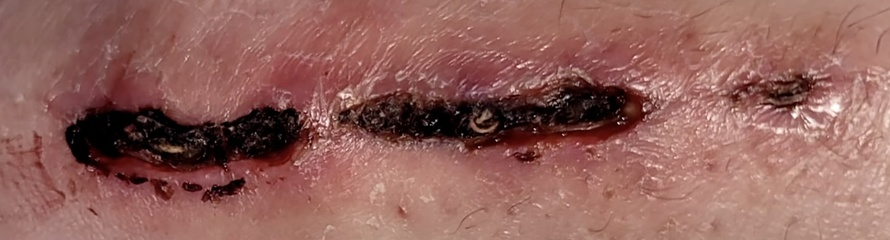
#> input picture ComputerVision/images/ankle2.jpg, 890 x 240 px, shrunk from 1742 x 470 before the run, found by its file name
$ python scratch_assay_area2.py
#> lines starting #> are read from the running program, lines starting #| are printed output that depends on the picture; after the words box and inside, x2 and y2 are one past the last pixel; in counts of white or black regions, pixels touching at a corner belong together
import cv2
import numpy as np
import math

def detect_calibration_circle(image):
    """
    Detecta o círculo de calibração preto na imagem.

    Args:
        image: Imagem onde detectar o círculo

    Returns:
        area_pixels: Área do círculo em pixels
        circle_info: Tupla (x, y, raio) do círculo detectado
    """
    # Converte para escala de cinza
    gray = cv2.cvtColor(image, cv2.COLOR_BGR2GRAY)

    # Cria máscara para pixels muito escuros (círculo preto)
    _, black_mask = cv2.threshold(gray, 30, 255, cv2.THRESH_BINARY_INV)

    # Encontra contornos
    contours, _ = cv2.findContours(black_mask, cv2.RETR_EXTERNAL, cv2.CHAIN_APPROX_SIMPLE)

    # Procura por contorno circular
    best_circle = None
    best_circularity = 0

    for contour in contours:
        area = cv2.contourArea(contour)
        if area < 100:  # Ignora contornos muito pequenos
            continue

        perimeter = cv2.arcLength(contour, True)
        if perimeter == 0:
            continue

        # Calcula circularidade (1.0 = círculo perfeito)
        circularity = 4 * math.pi * area / (perimeter * perimeter)

        # Verifica se é aproximadamente circular
        if circularity > 0.7 and circularity > best_circularity:
            best_circularity = circularity
            best_circle = contour

    if best_circle is not None:
        # Calcula centro e raio
        (x, y), radius = cv2.minEnclosingCircle(best_circle)
        area_pixels = cv2.contourArea(best_circle)

        print(f"Círculo de calibração detectado:")
        print(f"  Centro: ({int(x)}, {int(y)})")
        print(f"  Raio: {radius:.1f} pixels")
        print(f"  Área: {area_pixels:.0f} pixels")
        print(f"  Circularidade: {best_circularity:.2f}")

        return area_pixels, (int(x), int(y), int(radius))
    else:
        print("AVISO: Círculo de calibração não detectado!")
        return None, None

def calculate_scale_factor(circle_area_pixels, real_radius_cm):
    """
    Calcula o fator de escala baseado no círculo de referência.

    Args:
        circle_area_pixels: Área do círculo em pixels
        real_radius_cm: Raio real do círculo em cm

    Returns:
        scale_factor: Fator para converter pixels² em cm²
    """
    # Área real do círculo em cm²
    real_area_cm2 = math.pi * (real_radius_cm ** 2)

    # Fator de escala: cm²/pixel²
    scale_factor = real_area_cm2 / circle_area_pixels

    # Calcula também pixels por cm (útil para referência)
    pixels_per_cm = math.sqrt(circle_area_pixels / real_area_cm2)

    print(f"\nCálculo da escala:")
    print(f"  Área real do círculo: {real_area_cm2:.2f} cm²")
    print(f"  Área em pixels: {circle_area_pixels:.0f} pixels")
    print(f"  Fator de escala: 1 pixel² = {scale_factor:.6f} cm²")
    print(f"  Resolução: {pixels_per_cm:.1f} pixels/cm")

    return scale_factor

def calculate_wound_area_with_scale(segmented_img_path, target_color_hex="#2B0E0D",
                                   reference_radius_cm=2.7):
    """
    Calcula a área da ferida em pixels e cm² usando círculo de referência.

    Args:
        segmented_img_path: Caminho para a imagem segmentada
        target_color_hex: Cor alvo em formato hexadecimal
        reference_radius_cm: Raio real do círculo de referência em cm

    Returns:
        dict: Dicionário com todas as medições
    """
    # Carrega a imagem segmentada
    segmented_img = cv2.imread(segmented_img_path)

    # Detecta o círculo de calibração
    circle_area_pixels, circle_info = detect_calibration_circle(segmented_img)

    if circle_area_pixels is None:
        print("Erro: Não foi possível detectar o círculo de calibração!")
        print("Continuando sem conversão para cm²...")
        scale_factor = None
    else:
        scale_factor = calculate_scale_factor(circle_area_pixels, reference_radius_cm)

    # Converte cor hex para BGR
    hex_color = target_color_hex.lstrip('#')
    rgb = tuple(int(hex_color[i:i+2], 16) for i in (0, 2, 4))
    bgr_target = (rgb[2], rgb[1], rgb[0])

    # Obtém cores únicas na imagem
    pixels = segmented_img.reshape(-1, 3)
    unique_colors = np.unique(pixels, axis=0)

    #print(f"\nCores únicas encontradas na imagem segmentada:")
    for i, color in enumerate(unique_colors):
        rgb_color = (color[2], color[1], color[0])
        hex_found = '#{:02x}{:02x}{:02x}'.format(rgb_color[0], rgb_color[1], rgb_color[2])

    # Encontra a cor mais próxima da cor alvo
    distances = []
    for color in unique_colors:
        dist = np.linalg.norm(color - np.array(bgr_target))
        distances.append(dist)

    closest_idx = np.argmin(distances)
    closest_color = unique_colors[closest_idx]

    print(f"\nCor mais próxima de {target_color_hex}: BGR{tuple(closest_color)}")

    # Cria máscara para a cor mais próxima
    mask = cv2.inRange(segmented_img, closest_color, closest_color)

    # Remove o círculo de calibração da máscara se detectado
    if circle_info is not None:
        x, y, r = circle_info
        cv2.circle(mask, (x, y), r + 5, 0, -1)  # Remove círculo + margem

    # Calcula a área
    area_pixels = cv2.countNonZero(mask)

    # Calcula a porcentagem
    total_pixels = segmented_img.shape[0] * segmented_img.shape[1]
    percentage = (area_pixels / total_pixels) * 100

    # Calcula área em cm² se temos a escala
    area_cm2 = area_pixels * scale_factor if scale_factor else None

    return {
        'area_pixels': area_pixels,
        'area_cm2': area_cm2,
        'percentage': percentage,
        'mask': mask,
        'scale_factor': scale_factor,
        'circle_info': circle_info
    }

def visualize_results_with_scale(original_path, segmented_path, results):
    """
    Visualiza os resultados incluindo a escala.
    """
    # Carrega as imagens
    original = cv2.imread(original_path)
    segmented = cv2.imread(segmented_path)

    # Cria visualização com contornos
    contours, _ = cv2.findContours(results['mask'], cv2.RETR_EXTERNAL, cv2.CHAIN_APPROX_SIMPLE)

    # Copia a imagem original
    result = original.copy()
    cv2.drawContours(result, contours, -1, (0, 255, 0), 2)

    # Marca o círculo de calibração se detectado
    if results['circle_info'] is not None:
        x, y, r = results['circle_info']
        cv2.circle(result, (x, y), r, (255, 0, 0), 2)
        cv2.putText(result, "Ref: 2.7cm", (x - 40, y - r - 10),
                   cv2.FONT_HERSHEY_SIMPLEX, 0.5, (255, 0, 0), 1)

    # Adiciona texto com informações
    font = cv2.FONT_HERSHEY_SIMPLEX
    y_pos = 30

    # Informações básicas
    text1 = f"Area: {results['area_pixels']} px ({results['percentage']:.1f}%)"
    cv2.putText(result, text1, (10, y_pos), font, 0.7, (0, 255, 0), 2)

    # Área em cm² se disponível
    if results['area_cm2'] is not None:
        y_pos += 30
        text2 = f"Area: {results['area_cm2']:.2f} cm²"
        cv2.putText(result, text2, (10, y_pos), font, 0.7, (0, 255, 0), 2)

        # Adiciona barra de escala
        pixels_per_cm = 1.0 / math.sqrt(results['scale_factor'])
        scale_bar_length = int(pixels_per_cm)  # 1 cm
        scale_bar_start = (result.shape[1] - scale_bar_length - 20, result.shape[0] - 30)
        scale_bar_end = (result.shape[1] - 20, result.shape[0] - 30)

        cv2.line(result, scale_bar_start, scale_bar_end, (0, 0, 0), 5)
        cv2.line(result, scale_bar_start, scale_bar_end, (255, 255, 255), 3)
        cv2.putText(result, "1 cm", (scale_bar_start[0] - 10, scale_bar_start[1] - 5),
                   font, 0.5, (0, 0, 0), 2)
        cv2.putText(result, "1 cm", (scale_bar_start[0] - 10, scale_bar_start[1] - 5),
                   font, 0.5, (255, 255, 255), 1)

    # Salva as visualizações
    cv2.imwrite("wound_mask_calibrated.png", results['mask'])
    cv2.imwrite("wound_analysis_calibrated.png", result)

    # Cria comparação
    comparison = np.hstack([original, segmented, cv2.cvtColor(results['mask'], cv2.COLOR_GRAY2BGR)])
    cv2.imwrite("wound_comparison_calibrated.png", comparison)

    print(f"\nResultados salvos:")
    print(f"  - wound_mask_calibrated.png: Máscara binária da ferida")
    print(f"  - wound_analysis_calibrated.png: Resultado com medidas")
    print(f"  - wound_comparison_calibrated.png: Comparação lado a lado")

# Código principal
if __name__ == "__main__":

    img = cv2.imread("images/ankle2.jpg")
#> img is the input picture: shape (240, 890, 3); mean B, G, R 90.9, 97.6, 145.6

    # Calcula a área da ferida com calibração
    print("\nCalculando área da ferida com calibração...")
    results = calculate_wound_area_with_scale("images/ankle_coin2.png",
                                            target_color_hex="#2B0E0D",
                                            reference_radius_cm=2.7)
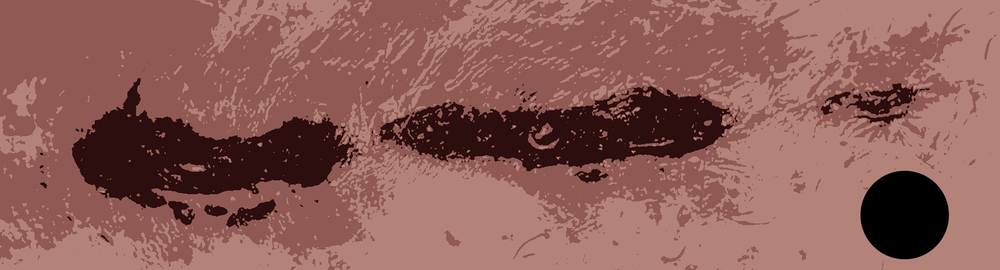
#> input picture ComputerVision/images/ankle_coin2.png, 1000 x 270 px, shrunk from 1957 x 528 before the run, found by its file name
#> in calculate_wound_area_with_scale, segmented_img is the input picture: shape (270, 1000, 3); mean B, G, R 87.4, 93.7, 141.2
#> in detect_calibration_circle, `gray = cv2.cvtColor(image, cv2.COLOR_BGR2GRAY)`:
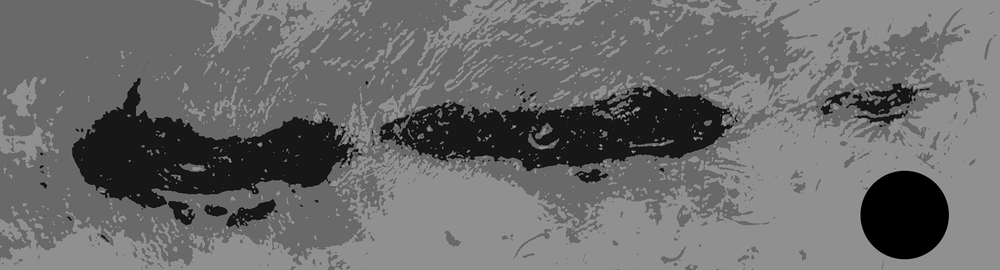
#> gray: shape (270, 1000); min 0, max 168, mean 107.2
#> in detect_calibration_circle, `_, black_mask = cv2.threshold(gray, 30, 255, cv2.THRESH_BINARY_INV)`:
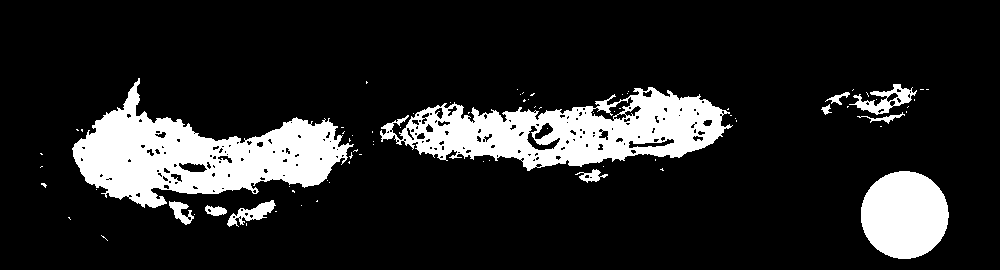
#> black_mask: shape (270, 1000); 14.6% white; 78 white regions (67 under 20 px)
#> in detect_calibration_circle, `contours, _ = cv2.findContours(black_mask, cv2.RETR_EXTERNAL, cv2.CHAI..`: contours = 74 contours, 63 with area under 20; largest, box (x1, y1, x2, y2) and area: (72, 78, 354, 208) 16573, (380, 87, 733, 171) 16194, (861, 171, 949, 259) 5944, (849, 84, 917, 115) 766, (227, 200, 276, 227) 461
#> the loop in detect_calibration_circle, `for contour in contours:` made 74 passes
#> (area, perimeter, circularity, best_circularity) on pass 17: (5944, 288.2, 0.899, 0.899)
#> (area, perimeter, circularity) on passes 7, 8, 10, 18: (138, 57.11, 0.532), (244.5, 110.3, 0.252), (461, 181, 0.177), (160, 103.7, 0.187)
#> after the loop in detect_calibration_circle, `for contour in contours:`: best_circle = contour of 120 points, box (x1, y1, x2, y2) (861, 171, 949, 259), area 5944; best_circularity = 0.899
#> in detect_calibration_circle, `(x, y), radius = cv2.minEnclosingCircle(best_circle)`: x = 904.2; y = 214.5; radius = 43.94
#> in detect_calibration_circle, `area_pixels = cv2.contourArea(best_circle)`: area_pixels = 5944
#|   Centro: (904, 214)
#|   Raio: 43.9 pixels
#|   Área: 5944 pixels
#|   Circularidade: 0.90
#> in calculate_wound_area_with_scale, `circle_area_pixels, circle_info = detect_calibration_circle(segmented_..`: circle_info = (904, 214, 43)
#> in calculate_scale_factor, `scale_factor = real_area_cm2 / circle_area_pixels`: scale_factor = 0.00385
#> in calculate_scale_factor, `pixels_per_cm = math.sqrt(circle_area_pixels / real_area_cm2)`: pixels_per_cm = 16.11
#|   Área em pixels: 5944 pixels
#|   Fator de escala: 1 pixel² = 0.003853 cm²
#|   Resolução: 16.1 pixels/cm
#> in calculate_wound_area_with_scale, `scale_factor = calculate_scale_factor(circle_area_pixels, reference_ra..`: scale_factor = 0.00385
#> in calculate_wound_area_with_scale, `unique_colors = np.unique(pixels, axis=0)`: unique_colors = 2473 rows, first 8: [0, 0, 0], [0, 0, 1], [0, 0, 14], [0, 0, 15], [0, 0, 17], [0, 0, 18], [0, 0, 19], [0, 0, 20]
#> the loop in calculate_wound_area_with_scale, `for i, color in enumerate(unique_colors):` made 2473 passes
#> (color, rgb_color, hex_found) on passes 2 to 4: ([0, 0, 1], (1, 0, 0), '#010000'), ([0, 0, 14], (14, 0, 0), '#0e0000'), ([0, 0, 15], (15, 0, 0), '#0f0000')
#> the loop in calculate_wound_area_with_scale, `for color in unique_colors:` made 2473 passes
#> (color, dist) on passes 1 to 3: ([0, 0, 0], 47.05), ([0, 0, 1], 46.14), ([0, 0, 14], 34.73)
#> after the loop in calculate_wound_area_with_scale, `for color in unique_colors:`: distances = 2473 values, max 251.3 at index 2472, min 0 at index 220, mean 116.1
#> in calculate_wound_area_with_scale, `closest_idx = np.argmin(distances)`: closest_idx = 220
#> in calculate_wound_area_with_scale, `closest_color = unique_colors[closest_idx]`: closest_color = [13, 14, 43]
#| Cor mais próxima de #2B0E0D: BGR(13, 14, 43)
#> in calculate_wound_area_with_scale, `mask = cv2.inRange(segmented_img, closest_color, closest_color)`:
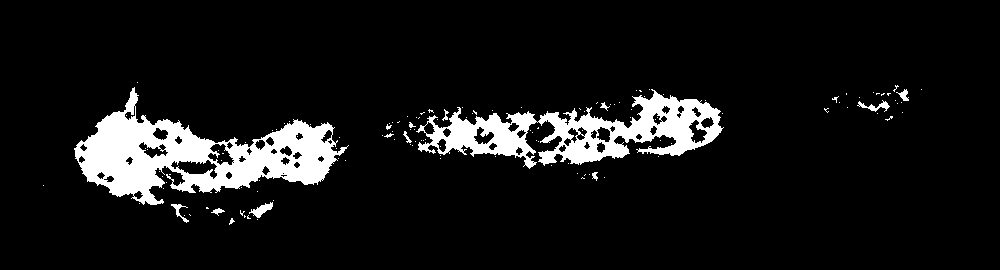
#> mask: shape (270, 1000); 8.6% white; 132 white regions (118 under 20 px)
#> in calculate_wound_area_with_scale, `x, y, r = circle_info`: x = 904; y = 214; r = 43
#> in calculate_wound_area_with_scale, `area_pixels = cv2.countNonZero(mask)`: area_pixels = 23292
#> in calculate_wound_area_with_scale, `percentage = (area_pixels / total_pixels) * 100`: percentage = 8.63
#> in calculate_wound_area_with_scale, `area_cm2 = area_pixels * scale_factor if scale_factor else None`: area_cm2 = 89.74
#> results = 6 items

    print(f"\n{'='*50}")
    print(f"RESULTADOS FINAIS")
    print(f"{'='*50}")
    print(f"Área da ferida:")
    print(f"  - Em pixels: {results['area_pixels']} pixels")
#|   - Em pixels: 23292 pixels
    print(f"  - Porcentagem: {results['percentage']:.2f}%")
#|   - Porcentagem: 8.63%

    if results['area_cm2'] is not None:
        print(f"  - Em cm²: {results['area_cm2']:.2f} cm²")
#|   - Em cm²: 89.74 cm²

        # Calcula dimensões aproximadas
        area_mm2 = results['area_cm2'] * 100
#> area_mm2 = 8974.4
        print(f"  - Em mm²: {area_mm2:.0f} mm²")
#|   - Em mm²: 8974 mm²

        # Estima diâmetro se fosse circular
        diameter_cm = 2 * math.sqrt(results['area_cm2'] / math.pi)
#> diameter_cm = 10.69
        print(f"  - Diâmetro equivalente: {diameter_cm:.1f} cm")
#|   - Diâmetro equivalente: 10.7 cm
    else:
        print("\nNOTA: Para obter medidas em cm², certifique-se de que:")
        print("  1. O círculo de referência está visível na imagem")
        print("  2. O círculo é preto e bem definido")
        print("  3. O círculo tem 2.7 cm de raio na vida real")

    print(f"\nDimensões da imagem: {img.shape[1]} x {img.shape[0]} pixels")
#| Dimensões da imagem: 890 x 240 pixels

    # Visualiza os resultados
    visualize_results_with_scale("images/ankle2.jpg", "images/ankle_coin2.png", results)
#> in visualize_results_with_scale, `contours, _ = cv2.findContours(results['mask'], cv2.RETR_EXTERNAL, cv2..`: contours = 121 contours, 112 with area under 20; largest, box (x1, y1, x2, y2) and area: (74, 87, 349, 205) 14264, (416, 89, 724, 169) 10351, (249, 202, 273, 218) 134, (857, 100, 890, 112) 100, (171, 204, 189, 223) 64
#> in visualize_results_with_scale, `x, y, r = results['circle_info']`: x = 904; y = 214; r = 43
#> in visualize_results_with_scale, `cv2.putText(result, "Ref: 2.7cm", (x - 40, y - r - 10), cv2.FONT_HERSH..`: result: shape (240, 890, 3); mean B, G, R 88, 106.5, 140.1
#> in visualize_results_with_scale, `text1 = f"Area: {results['area_pixels']} px ({results['percentage']:.1..`: text1 = 'Area: 23292 px (8.6%)'
#> in visualize_results_with_scale, `text2 = f"Area: {results['area_cm2']:.2f} cm²"`: text2 = 'Area: 89.74 cm²'
#> in visualize_results_with_scale, `pixels_per_cm = 1.0 / math.sqrt(results['scale_factor'])`: pixels_per_cm = 16.11
#> in visualize_results_with_scale, `scale_bar_length = int(pixels_per_cm)`: scale_bar_length = 16
#> in visualize_results_with_scale, `scale_bar_start = (result.shape[1] - scale_bar_length - 20, result.sha..`: scale_bar_start = (854, 210)
#> in visualize_results_with_scale, `cv2.line(result, scale_bar_start, scale_bar_end, (255, 255, 255), 3)`: result: shape (240, 890, 3); mean B, G, R 86.8, 108.8, 138.1
#> in visualize_results_with_scale, `cv2.putText(result, "1 cm", (scale_bar_start[0] - 10, scale_bar_start[..`:
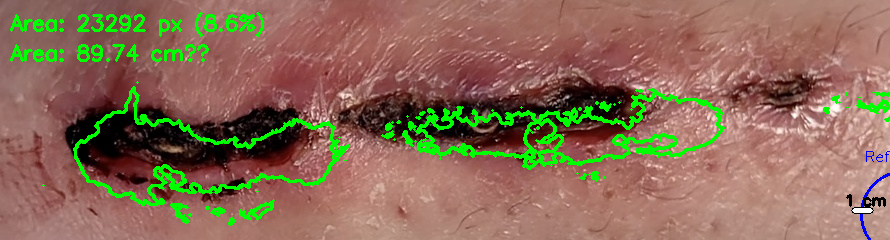
#> result: shape (240, 890, 3); mean B, G, R 86.6, 108.6, 138
#> in visualize_results_with_scale, `cv2.putText(result, "1 cm", (scale_bar_start[0] - 10, scale_bar_start[..`: result: shape (240, 890, 3); 0.03% of pixels changed, all inside (x1, y1, x2, y2) = (847, 195, 885, 206)
#> (the run stopped early here; a loop or call above may not have finished)
